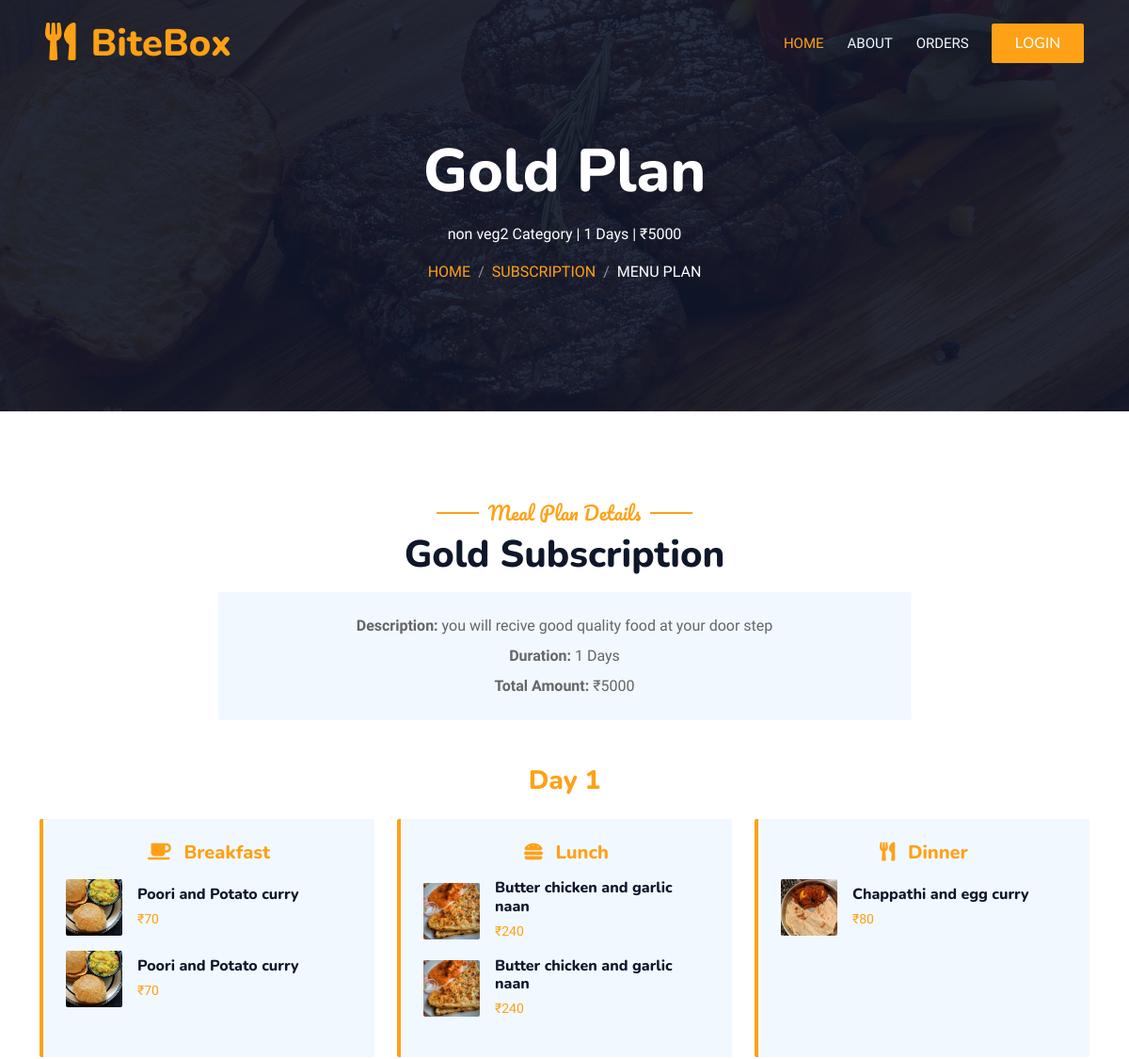
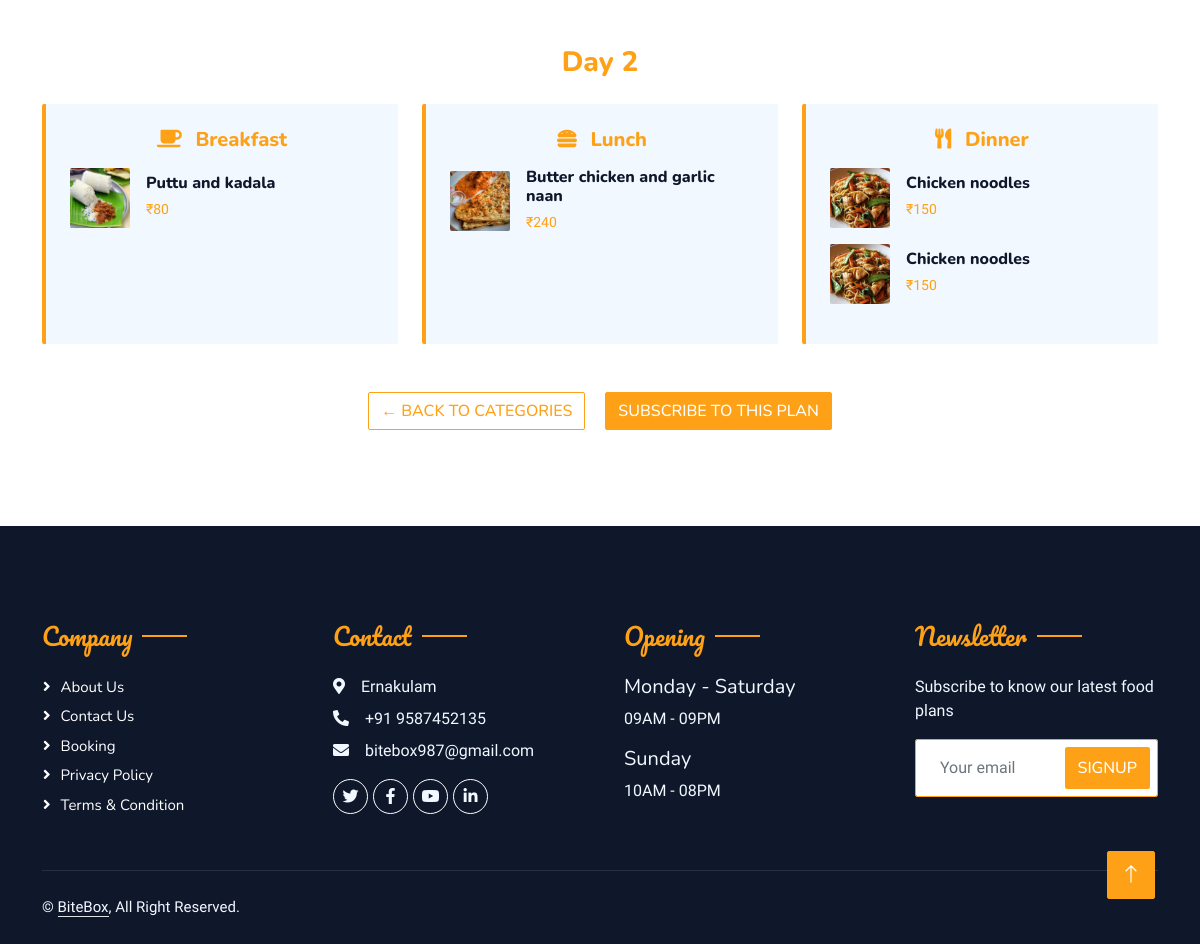
Screenshot of /customer/menu.php?plan=1 with the database file from the repository (2 pictures, top to bottom).
### tables this page shows
CREATE TABLE IF NOT EXISTS `tbl_subscription` (
  `subscriptionid` int NOT NULL AUTO_INCREMENT,
  `subname` varchar(30) NOT NULL,
  `day` decimal(10,0) NOT NULL,
  `amount` int NOT NULL,
  `description` text NOT NULL,
  `categoryid` int NOT NULL,
  `image` varchar(200) NOT NULL,
  PRIMARY KEY (`subscriptionid`)
);

CREATE TABLE IF NOT EXISTS `tbl_category` (
  `categoryid` int NOT NULL AUTO_INCREMENT,
  `category_name` varchar(30) NOT NULL,
  `image` varchar(20) NOT NULL,
  PRIMARY KEY (`categoryid`)
);

CREATE TABLE IF NOT EXISTS `tbl_mealplandetails` (
  `detailsid` int NOT NULL AUTO_INCREMENT,
  `mealtypeid` int NOT NULL,
  `foodid` int NOT NULL,
  `daynum` int NOT NULL,
  `subscriptionid` int NOT NULL,
  PRIMARY KEY (`detailsid`)
);

CREATE TABLE IF NOT EXISTS `tbl_fooditem` (
  `foodid` int NOT NULL AUTO_INCREMENT,
  `foodname` varchar(30) NOT NULL,
  `image` varchar(500) NOT NULL,
  `price` decimal(10,0) NOT NULL,
  `categoryid` int NOT NULL,
  `mealtypeid` int NOT NULL,
  PRIMARY KEY (`foodid`)
);

### dboperation.php (called while the page is built, shortened)
<?php
class dboperation
{
    public $con,$res;
    function __construct()
    {
        $this->con=mysqli_connect("localhost","root","","db_bitebox");
    }
    public function executequery($sql)
    {
        $this->res=mysqli_query($this->con,$sql);
        return $this->res;
    }
}
?>

### customer/menu.php (the view, shortened to what this page needs)
<?php
include 'header.php';
include '../dboperation.php';
$db = new dboperation();
$subscriptionId = isset($_GET['plan']) ? intval($_GET['plan']) : 0;
$subscriptionQuery = "SELECT s.*, c.category_name FROM tbl_subscription s
                     JOIN tbl_category c ON s.categoryid = c.categoryid
                     WHERE s.subscriptionid = $subscriptionId";
$subscriptionResult = $db->executequery($subscriptionQuery);
$subscription = mysqli_fetch_assoc($subscriptionResult);
$mealPlanQuery = "SELECT mpd.*, f.foodname, f.image, f.price, mt.typename as mealtype_name
                 FROM tbl_mealplandetails mpd
                 JOIN tbl_fooditem f ON mpd.foodid = f.foodid
                 JOIN tbl_mealtype mt ON mpd.mealtypeid = mt.mealtypeid
                 WHERE mpd.subscriptionid = $subscriptionId
                 ORDER BY mpd.daynum, mpd.mealtypeid";
$mealPlanResult = $db->executequery($mealPlanQuery);
?>
            <div class="container-xxl py-5 bg-dark hero-header mb-5">
                <div class="container text-center my-5 pt-5 pb-4">
                    <?php if ($subscription): ?>
                    <h1 class="display-3 text-white mb-3 animated slideInDown"><?php echo $subscription['subname']; ?> Plan</h1>
                    <p class="text-white mb-3"><?php echo $subscription['category_name']; ?> Category | <?php echo $subscription['day']; ?> Days | ₹<?php echo $subscription['amount']; ?></p>
                    <?php else: ?>
                    <h1 class="display-3 text-white mb-3 animated slideInDown">Food Menu</h1>
                    <?php endif; ?>
                    <nav aria-label="breadcrumb">
                        <ol class="breadcrumb justify-content-center text-uppercase">
                            <li class="breadcrumb-item"><a href="index.php">Home</a></li>
                            <li class="breadcrumb-item"><a href="#">Subscription</a></li>
                            <li class="breadcrumb-item text-white active" aria-current="page">Menu Plan</li>
                        </ol>
                    </nav>
                </div>
            </div>
        </div>
        <div class="container-xxl py-5">
            <div class="container">
                <?php if (!$subscription): ?>
                <div class="text-center">
                    <h3 class="text-danger">No subscription plan found</h3>
                    <p>Please select a valid subscription plan from our <a href="index.php" class="text-primary">home page</a>.</p>
                </div>
                <?php else: ?>
                <div class="text-center wow fadeInUp mb-5" data-wow-delay="0.1s">
                    <h5 class="section-title ff-secondary text-center text-primary fw-normal">Meal Plan Details</h5>
                    <h1 class="mb-3"><?php echo $subscription['subname']; ?> Subscription</h1>
                    <div class="row justify-content-center">
                        <div class="col-lg-8">
                            <div class="bg-light p-4 rounded">
                                <p class="mb-2"><strong>Description:</strong> <?php echo $subscription['description']; ?></p>
                                <p class="mb-2"><strong>Duration:</strong> <?php echo $subscription['day']; ?> Days</p>
                                <p class="mb-0"><strong>Total Amount:</strong> ₹<?php echo $subscription['amount']; ?></p>
                            </div>
                        </div>
                    </div>
                </div>
                <?php
                $mealPlans = [];
                if (mysqli_num_rows($mealPlanResult) > 0) {
                    while ($plan = mysqli_fetch_assoc($mealPlanResult)) {
                        $mealPlans[$plan['daynum']][$plan['mealtype_name']][] = $plan;
                    }
                }
                ?>
                <?php if (empty($mealPlans)): ?>
                <div class="text-center">
                    <h4 class="text-muted">No meal plan details available for this subscription yet.</h4>
                </div>
                <?php else: ?>
                <?php foreach ($mealPlans as $dayNum => $dayMeals): ?>
                <div class="mb-5">
                    <div class="text-center mb-4">
                        <h3 class="text-primary">Day <?php echo $dayNum; ?></h3>
                    </div>
                    <div class="row g-4">
                        <?php foreach ($dayMeals as $mealType => $meals): ?>
                        <div class="col-lg-4 col-md-6">
                            <div class="meal-section h-100 p-4 bg-light rounded">
                                <div class="text-center mb-3">
                                    <h5 class="text-primary mb-3">
                                        <?php if ($mealType == 'Breakfast'): ?>
                                        <i class="fa fa-coffee me-2"></i>
                                        <?php elseif ($mealType == 'Lunch'): ?>
                                        <i class="fa fa-hamburger me-2"></i>
                                        <?php else: ?>
                                        <i class="fa fa-utensils me-2"></i>
                                        <?php endif; ?>
                                        <?php echo $mealType; ?>
                                    </h5>
                                </div>
                                <?php foreach ($meals as $meal): ?>
                                <div class="d-flex align-items-center mb-3">
                                    <img class="flex-shrink-0 img-fluid rounded me-3"
                                         src="../uploads/<?php echo $meal['image']; ?>"
                                         alt="<?php echo $meal['foodname']; ?>"
                                         style="width: 60px; height: 60px; object-fit: cover;"
                                         onerror="this.src='img/menu-1.jpg'">
                                    <div class="w-100">
                                        <h6 class="mb-1"><?php echo $meal['foodname']; ?></h6>
                                        <small class="text-primary">₹<?php echo $meal['price']; ?></small>
                                    </div>
                                </div>
                                <?php endforeach; ?>
                            </div>
                        </div>
                        <?php endforeach; ?>
                    </div>
                </div>
                <?php endforeach; ?>
                <div class="text-center mt-5">
                    <a href="index.php" class="btn btn-outline-primary me-3">← Back to Categories</a>
                    <button class="btn btn-primary" onclick="bookSubscription(<?php echo $subscriptionId; ?>)">
                        Subscribe to this Plan
                    </button>
                </div>
                <?php endif; ?>
                <?php endif; ?>
            </div>
        </div>
<?php
include 'footer.php';
?>

### customer/css/style.css (style rules this page uses)
:root { --primary: #FEA116; --light: #F1F8FF; --dark: #0F172B; }
.ff-secondary { font-family: 'Pacifico', cursive; }
.btn { font-family: 'Nunito', sans-serif; font-weight: 500; text-transform: uppercase; transition: .5s; }
.btn.btn-primary, .btn.btn-secondary { color: #FFFFFF; }
.hero-header { background: linear-gradient(rgba(15, 23, 43, .9), rgba(15, 23, 43, .9)), url(../img/bg-hero.jpg); background-position: center center; background-repeat: no-repeat; background-size: cover; }
.breadcrumb-item + .breadcrumb-item::before { color: rgba(255, 255, 255, .5); }
.section-title { position: relative; display: inline-block; }
.section-title::before { position: absolute; content: ""; width: 45px; height: 2px; top: 50%; left: -55px; margin-top: -1px; background: var(--primary); }
.section-title::after { position: absolute; content: ""; width: 45px; height: 2px; top: 50%; right: -55px; margin-top: -1px; background: var(--primary); }

### customer/menu.php (style rules this page uses)
.meal-section { border-left: 4px solid #FEA116; transition: all 0.3s ease; }

### rows the page displays
tbl_subscription: subname "Gold", categoryid.category_name "non veg2", day "1", amount "5000", description "you will recive good quality food at your door step"
tbl_mealplandetails: foodid.image (picture), foodid.foodname "Poori and Potato curry", foodid.price "70"
tbl_mealplandetails: foodid.image (picture), foodid.foodname "Poori and Potato curry", foodid.price "70"
tbl_mealplandetails: foodid.image (picture), foodid.foodname "Butter chicken and garlic naan", foodid.price "240"
tbl_mealplandetails: foodid.image (picture), foodid.foodname "Butter chicken and garlic naan", foodid.price "240"
tbl_mealplandetails: foodid.image (picture), foodid.foodname "Chappathi and egg curry", foodid.price "80"
tbl_mealplandetails: foodid.image (picture), foodid.foodname "Puttu and kadala", foodid.price "80"
tbl_mealplandetails: foodid.image (picture), foodid.foodname "Butter chicken and garlic naan", foodid.price "240"
tbl_mealplandetails: foodid.image (picture), foodid.foodname "Chicken noodles", foodid.price "150"
tbl_mealplandetails: foodid.image (picture), foodid.foodname "Chicken noodles", foodid.price "150"

### other values shown
$dayNum "1"
$mealType "Breakfast"
$mealType "Lunch"
$mealType "Dinner"
$dayNum "2"
